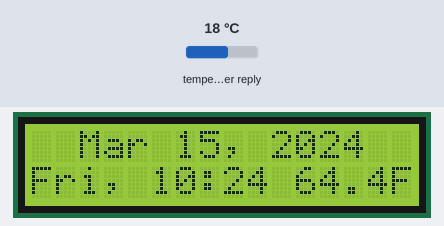
Recording of a sketch running on a simulated ESP32. Parts: 16×2 character LCD. The test bench sets the inputs (shaded band); at power-on: temperature in the weather reply 18 °C. WiFi joins after 1.5 s; servers stay silent unless stated; the local clock reads 2024-03-15 10:24:30 at power-on unless the sketch sets it; web services answer with replies made up by the test bench; what the sketch prints to the serial monitor is not drawn.

Above: at 1.9 s.
At 30.9 s:
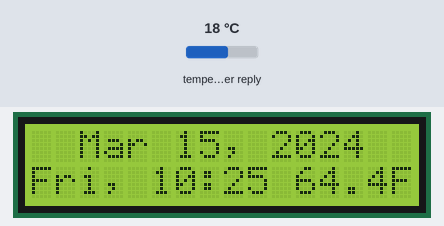
At 91.0 s:
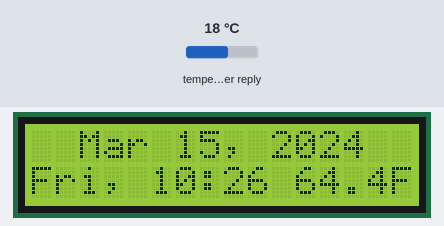

Measured:
- what the display in image 0 shows lasts 29.0 s, from 1.9 s to 30.9 s
- what the display in image 1 shows lasts 60.0 s, from 30.9 s to 90.9 s

The sketch:

ESP32-RTC-NTP-Weather.ino
```cpp
#include <WiFi.h>
#include <HTTPClient.h>
#include <ArduinoJson.h>
#include <LiquidCrystal_I2C.h>
#include <time.h>

// WiFi Credentials
const char* ssid = "xxxx";
const char* password = "yyyy";

// OpenWeather
const char* apiKey = "aaaaaa";
const float latitude = 47.68;
const float longitude = -122.16;

LiquidCrystal_I2C lcd(0x27, 16, 2);   //LCD Object

// Timezone Offset (in seconds)
const long gmtOffset_sec = -8 * 3600;          // Example: GMT-8 for PDT
const int daylightOffset_sec = 3600;           // DST (use 0 if not needed)
const char* ntpServer = "pool.ntp.org";

float currentTempF = 0.0;

void updateClockDisplay() {
  time_t now = time(nullptr);
  struct tm* timeInfo = localtime(&now);

  char timeBuffer[17];

  strftime(timeBuffer, sizeof(timeBuffer), "%b %d, %Y", timeInfo);
  lcd.setCursor(2, 0);
  lcd.print(timeBuffer);

  strftime(timeBuffer, sizeof(timeBuffer), "%a, %H:%M ", timeInfo);
  lcd.setCursor(0, 1);
  lcd.print(timeBuffer);
  lcd.print(currentTempF, 1);
  lcd.print("F");
}

void getWeather() {
  String weatherUrl = "http://api.openweathermap.org/data/2.5/weather?lat=" +
                      String(latitude, 4) + "&lon=" + String(longitude, 4) +
                      "&appid=" + String(apiKey) + "&units=imperial";

  if (WiFi.status() == WL_CONNECTED) {
    HTTPClient http;
    http.begin(weatherUrl);
    int httpCode = http.GET();

    if (httpCode > 0) {
      String payload = http.getString();
      DynamicJsonDocument doc(1024);
      deserializeJson(doc, payload);

      currentTempF = doc["main"]["temp"];
      updateClockDisplay(); // Update LCD with latest temp too
    } else {
      Serial.print("HTTP Error: ");
      Serial.println(httpCode);
    }

    http.end();
  } else {
    Serial.println("WiFi lost!");
  }
}

void setup() {
  Serial.begin(115200);

  lcd.init();
  lcd.backlight();
  lcd.setCursor(0, 0);
  lcd.print("Connecting WiFi");

  WiFi.begin(ssid, password);
  while (WiFi.status() != WL_CONNECTED) {
    delay(500);
    Serial.print(".");
  }

  Serial.println("\nWiFi connected");

  // Sync time from NTP server
  configTime(gmtOffset_sec, daylightOffset_sec, ntpServer);
  while (time(nullptr) < 100000) {
    delay(500);
    Serial.print("#");
  }

  lcd.clear();
  lcd.setCursor(0, 0);
  lcd.print("Time synced");

  getWeather(); // Initial temperature fetch

  lcd.clear();
}

void loop() {
  time_t now = time(nullptr);
  struct tm* timeInfo = localtime(&now);

  if (timeInfo->tm_min % 15 == 0) {
    getWeather();
  }

  updateClockDisplay();
  delay((60 - timeInfo->tm_sec) * 1000);
}
```
